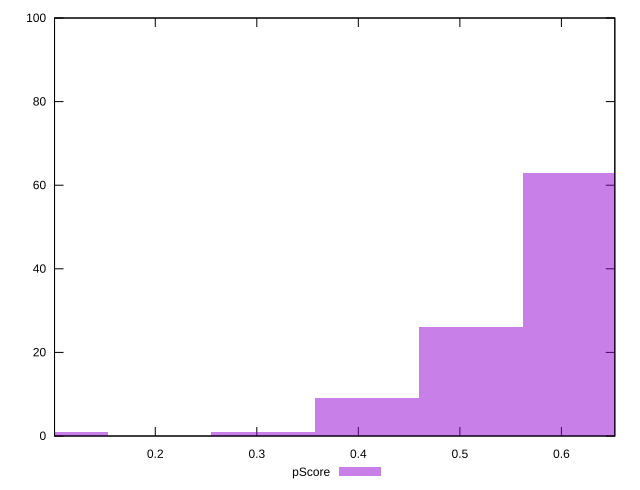

The script that saved this image:
reset

$pScore <<EOF
0.30640061011793635 1
0.5106676835298939 26
0.6128012202358727 63
0.40853414682391515 9
0.10213353670597879 1
EOF

set key outside below
set boxwidth 0.10213353670597879
set xrange [0.10078276972585115:0.6525997031826996]
set yrange [0:100]
set trange [0:100]
set style fill transparent solid 0.5 noborder
set terminal svg size 640, 490 enhanced background rgb 'white'
set output "reprap/mainthread-work-breakdown/samples/pages/pScore/histogram.svg"

plot $pScore title "pScore" with boxes

reset
